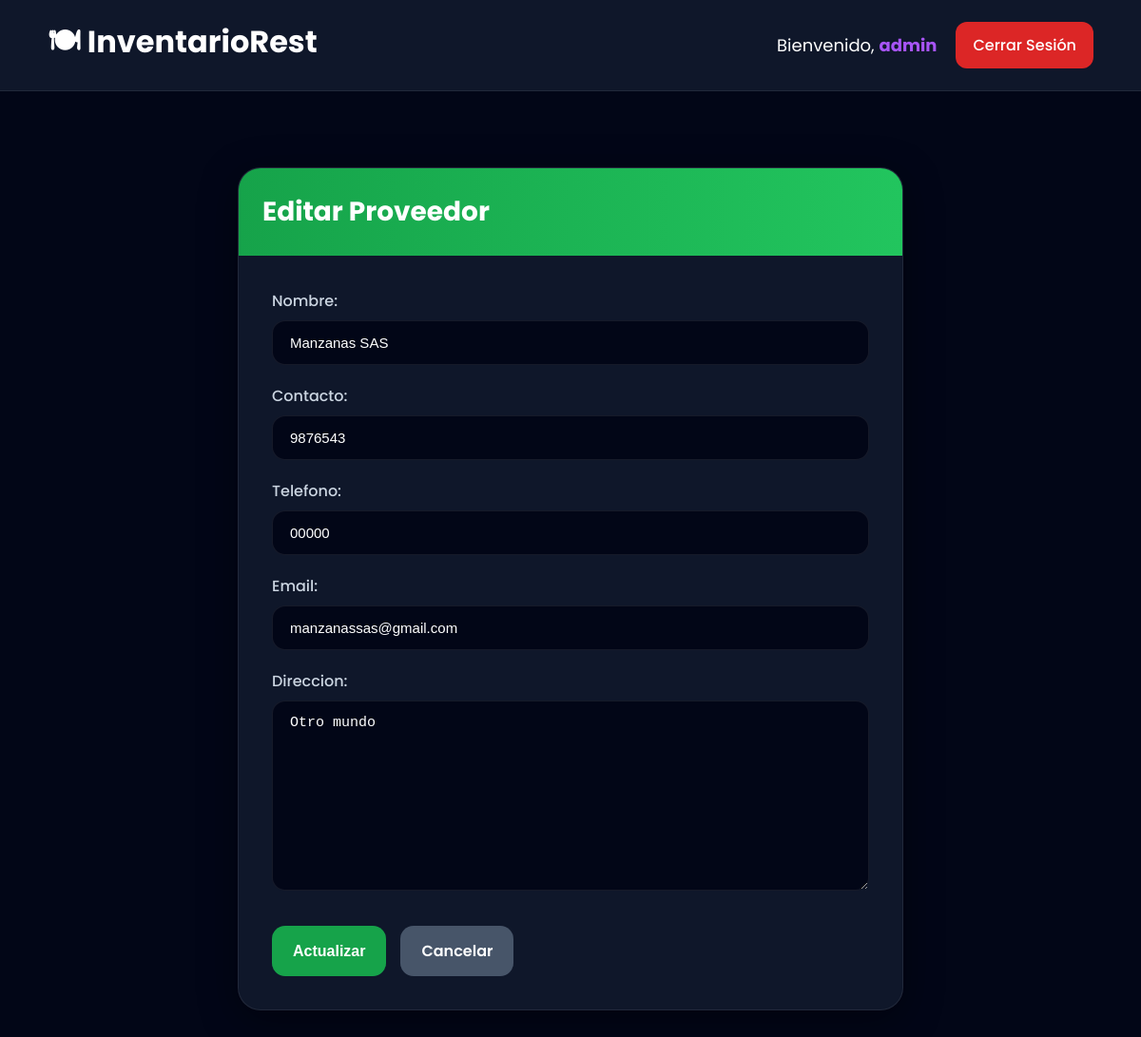
The page /editar-proveedor/2/ (signed in) on the database its author committed.
### modulo/models.py (models this page shows, shortened)
class Proveedor(models.Model):
    nombre = models.CharField(
        max_length=100
    )
    contacto = models.CharField(
        max_length=100,
        blank=True,
        null=True
    )
    telefono = models.CharField(
        max_length=20,
        blank=True,
        null=True
    )
    email = models.EmailField(
        blank=True,
        null=True
    )
    direccion = models.CharField(
        max_length=200,
        blank=True,
        null=True
    )
    class Meta:
        verbose_name = "Proveedor"
        verbose_name_plural = "Proveedores"

### modulo/views.py (the view)
@login_required
def editar_proveedor(request, proveedor_id):
    if request.user.usuario.rol != 'admin':
        return redirect('dashboard')
    proveedor = Proveedor.objects.get(id=proveedor_id)
    if request.method == 'POST':
        formulario = ProveedorForm(
            request.POST,
            instance=proveedor
        )
        if formulario.is_valid():
            formulario.save()
            return redirect('proveedores')
    else:
        formulario = ProveedorForm(instance=proveedor)
    return render(
        request,
        'modulo/editar_proveedor.html',
        {
            'formulario': formulario
        }
    )

### modulo/forms.py
class ProveedorForm(forms.ModelForm):
    class Meta:
        model = Proveedor
        fields = [
            'nombre',
            'contacto',
            'telefono',
            'email',
            'direccion'
        ]
        widgets = {
            'nombre': forms.TextInput(attrs={
                'class': 'auth-input',
                'placeholder': 'Nombre del proveedor'
            }),
            'contacto': forms.TextInput(attrs={
                'class': 'auth-input',
                'placeholder': 'Persona de contacto'
            }),
            'telefono': forms.TextInput(attrs={
                'class': 'auth-input',
                'placeholder': 'Teléfono'
            }),
            'email': forms.EmailInput(attrs={
                'class': 'auth-input',
                'placeholder': 'Correo electrónico'
            }),
            'direccion': forms.Textarea(attrs={
                'class': 'auth-input',
                'placeholder': 'Dirección'
            }),
        }

### modulo/templates/modulo/editar_proveedor.html (shortened to what this page needs)
{% extends 'modulo/base.html' %}
{% block content %}
<div class="page-wrapper">
    <div class="custom-card">
        <div class="card-header">
            <h2>
                Editar Proveedor
            </h2>
        </div>
        <div class="card-content">
            <form method="POST">
                {{ formulario.as_p }}
                <div class="button-group">
                    <button type="submit" class="save-btn">
                        Actualizar
                    </button>
                    <a href="{% url 'proveedores' %}"
                       class="cancel-btn">
                        Cancelar
                    </a>
                </div>
            </form>
        </div>
    </div>
</div>
{% endblock %}

### modulo/templates/modulo/base.html (shortened to what this page needs)
{% load static %}
<!DOCTYPE html>
<html lang="es">
<head>
    <link rel="stylesheet" href="{% static 'modulo/css/base.css' %}">
</head>
<body>
    <nav class="navbar">
        <a
            href="{% url 'dashboard' %}"
            class="logo"
        >
            🍽 InventarioRest
        </a>
        <div class="navbar-right">
            <span class="welcome-text">
                Bienvenido,
                <strong>
                    {{ request.user.username }}
                </strong>
            </span>
            <div class="nav-links">
                <a
                    href="{% url 'logout' %}"
                    class="logout-btn"
                >
                    Cerrar Sesión
                </a>
            </div>
        </div>
    </nav>
    <main class="main-container">
        {% block content %}
        {% endblock %}
    </main>
</body>
</html>

### modulo/static/modulo/css/base.css (style rules this page uses)
* { margin: 0; padding: 0; box-sizing: border-box; }
body { font-family: 'Poppins', sans-serif; background: #020617; color: white; min-height: 100vh; }
.navbar { width: 100%; background: #0f172a; padding: 20px 50px; display: flex; justify-content: space-between; align-items: center; border-bottom: 1px solid rgba(255,255,255,0.08); }
.logo { font-size: 32px; font-weight: 700; color: white; text-decoration: none; }
.nav-links { display: flex; gap: 15px; }
.nav-links a { text-decoration: none; color: white; background: #1e293b; padding: 12px 18px; border-radius: 12px; transition: 0.3s; font-weight: 500; }
.logout-btn { background: #dc2626 !important; }
.main-container { padding: 40px; }
h2 { margin-bottom: 20px; }
button { border: none; padding: 12px 20px; border-radius: 12px; background: #2563eb; color: white; cursor: pointer; font-size: 16px; transition: 0.3s; }
.auth-input { width: 100%; padding: 14px 18px; border-radius: 14px; border: 1px solid rgba(255,255,255,0.08); background: #0f172a; color: white; outline: none; font-size: 15px; transition: 0.3s; }
.auth-input::placeholder { color: #94a3b8; }
.page-wrapper { width: 100%; display: flex; justify-content: center; align-items: center; padding-top: 40px; }
.custom-card { width: 100%; max-width: 700px; background: #0f172a; border-radius: 24px; overflow: hidden; border: 1px solid rgba(255,255,255,0.08); box-shadow: 0 10px 40px rgba(0,0,0,0.4); }
.card-header { background: linear-gradient( 90deg, #16a34a, #22c55e ); padding: 25px; }
.card-header h2 { color: white; margin: 0; font-size: 28px; }
.card-content { padding: 35px; }
.card-content p { margin-bottom: 20px; }
.card-content label { display: block; margin-bottom: 8px; color: #cbd5e1; font-weight: 500; }
.card-content input, .card-content textarea, .card-content select { width: 100%; padding: 14px 18px; border-radius: 14px; border: 1px solid rgba(255,255,255,0.08); background: #020617; color: white; outline: none; font-size: 15px; }
.card-content textarea { min-height: 120px; resize: vertical; }
.button-group { display: flex; gap: 15px; margin-top: 30px; }
.save-btn { border: none; padding: 14px 22px; border-radius: 14px; background: #16a34a; color: white; font-size: 16px; font-weight: 600; cursor: pointer; transition: 0.3s; }
.cancel-btn { text-decoration: none; padding: 14px 22px; border-radius: 14px; background: #475569; color: white; font-weight: 600; transition: 0.3s; }
.navbar-right { display: flex; align-items: center; gap: 20px; }
.welcome-text { color: white; font-size: 18px; }
.welcome-text strong { color: #a855f7; }

### rows shown on the page
Proveedor: nombre "Manzanas SAS", contacto "9876543", telefono "00000", email "manzanassas@gmail.com", direccion "Otro mundo"

### other values the page prints
{{ request.user.username }} "admin"
